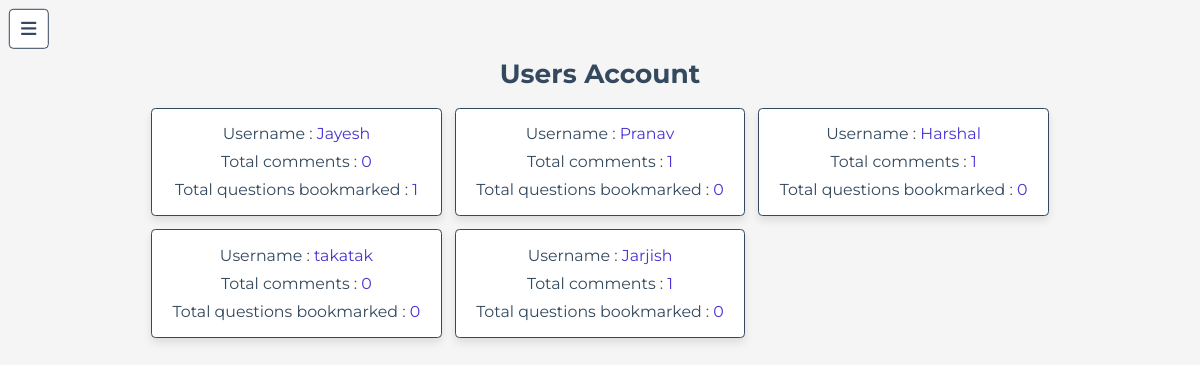
The app's page /admin/users_accounts.php (signed in) with its own data.
### tables this page shows
CREATE TABLE `users` (
  `id` int(100) NOT NULL,
  `name` varchar(20) NOT NULL,
  `email` varchar(50) NOT NULL,
  `password` varchar(50) NOT NULL
);

### admin/users_accounts.php (the view, shortened to what this page needs)
<?php
include '../components/connect.php';
?>
<!DOCTYPE html>
<html lang="en">
<head>
   <link rel="stylesheet" href="https://cdnjs.cloudflare.com/ajax/libs/font-awesome/6.1.1/css/all.min.css">
   <link rel="stylesheet" href="../css/admin_style.css">
</head>
<body>
<?php include '../components/admin_header.php' ?>
<section class="accounts">
   <h1 class="heading">users account</h1>
   <div class="box-container">
   <?php
      $select_account = $conn->prepare("SELECT * FROM `users`");
      $select_account->execute();
      if($select_account->rowCount() > 0){
         while($fetch_accounts = $select_account->fetch(PDO::FETCH_ASSOC)){
            $user_id = $fetch_accounts['id'];
            $count_user_comments = $conn->prepare("SELECT * FROM `comments` WHERE user_id = ?");
            $count_user_comments->execute([$user_id]);
            $total_user_comments = $count_user_comments->rowCount();
            $count_user_likes = $conn->prepare("SELECT * FROM `likes` WHERE user_id = ?");
            $count_user_likes->execute([$user_id]);
            $total_user_likes = $count_user_likes->rowCount();
   ?>
   <div class="box">
      <p> Username : <span><?= $fetch_accounts['name']; ?></span> </p>
      <p> Total comments : <span><?= $total_user_comments; ?></span> </p>
      <p> Total questions bookmarked : <span><?= $total_user_likes; ?></span> </p>
   </div>
   <?php
      }
   }else{
      echo '<p class="empty">no accounts available</p>';
   }
   ?>
   </div>
</section>
</body>
</html>

### css/admin_style.css (style rules this page uses)
:root { --main-color:#4834d4; --red:#e74c3c; --orange:#f39c12; --black:#34495e; --white:#fff; --light-bg:#f5f5f5; --light-color:#999; --border:.2rem solid var(--black); --box-shadow:0 .5rem 1rem rgba(0,0,0,.1); }
* { font-family: 'Montserrat', sans-serif; margin:0; padding:0; box-sizing: border-box; text-decoration: none; outline: none; border:none; }
html { font-size: 62.5%; overflow-x: hidden; }
body { background-color: var(--light-bg); padding-left: 35rem; }
section { max-width: 1200px; margin:0 auto; padding:2rem; }
.heading { text-align: center; margin-bottom: 2rem; text-transform: capitalize; color:var(--black); font-size: 3rem; }
.accounts .box-container { display: grid; grid-template-columns: repeat(auto-fit, 33rem); gap:1.5rem; justify-content: center; align-items: flex-start; }
.accounts .box-container .box { background-color: var(--white); border-radius: .5rem; box-shadow: var(--box-shadow); border:var(--border); padding:1rem 2rem; text-align: center; }
.accounts .box-container .box p { margin: .5rem 0; font-size: 1.8rem; color:var(--black); line-height: 1.5; }
.accounts .box-container .box p span { color:var(--main-color); }
@media (max-width:1200px) { html { font-size: 55%; } }
@media (max-width:1200px) { body { padding-left: 0; } }

### records on screen
users: name "Jayesh", total_user_comments "0", total_user_likes "1"
users: name "Pranav", total_user_comments "1", total_user_likes "0"
users: name "Harshal", total_user_comments "1", total_user_likes "0"
users: name "takatak", total_user_comments "0", total_user_likes "0"
users: name "Jarjish", total_user_comments "1", total_user_likes "0"
